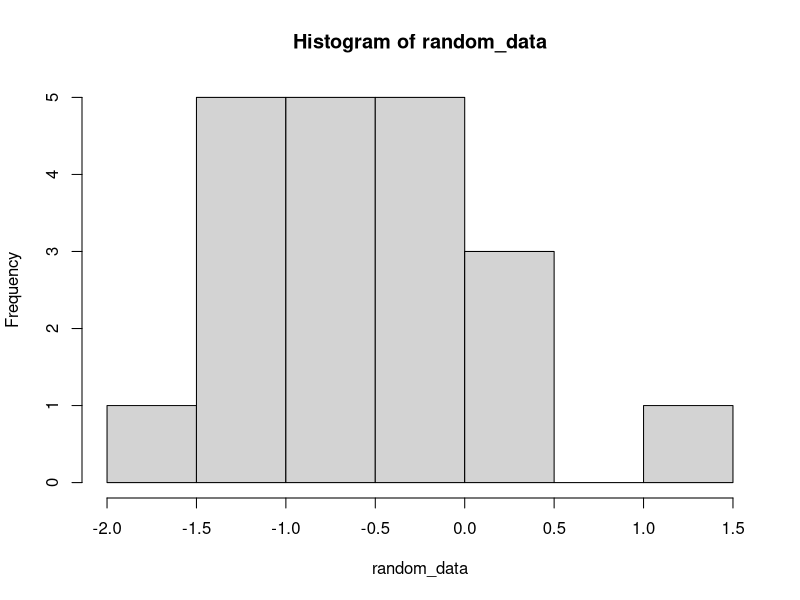

Source code (R):
## For this script I've printed 20 random values using a random number generater. Afterwards, I've plotted the values in a histogram

set.seed(445566)
random_data <- rnorm(20)
print(random_data)


## Create Histogram
hist(random_data) 
